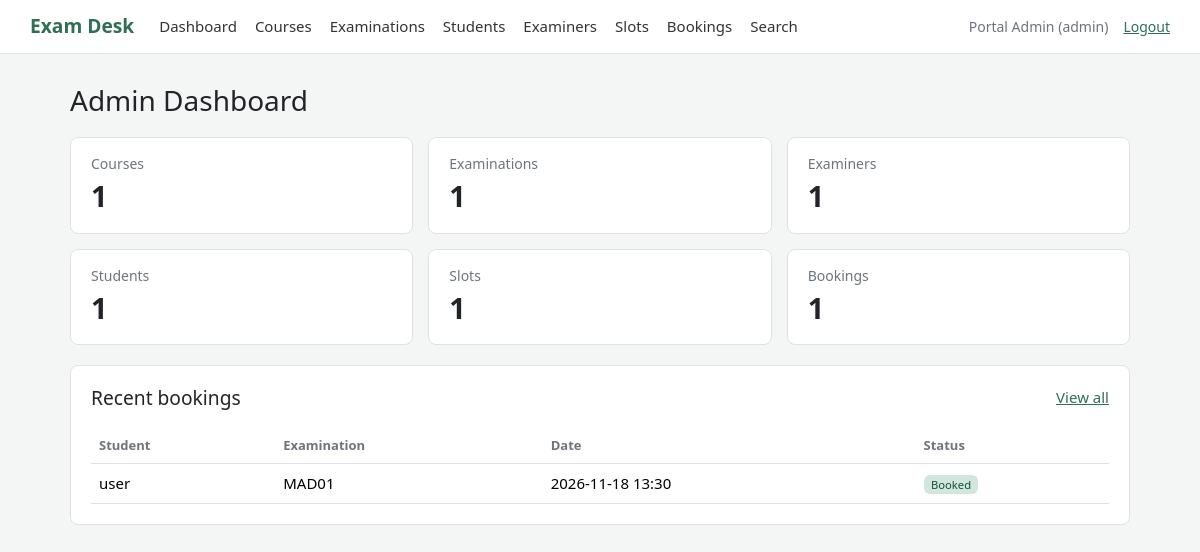
The app's page /dashboard (signed in) with its own data.
### tables this page shows
CREATE TABLE users (
            id INTEGER PRIMARY KEY AUTOINCREMENT,
            name TEXT NOT NULL,
            email TEXT NOT NULL UNIQUE,
            password_hash TEXT NOT NULL,
            role TEXT NOT NULL CHECK (role IN ('admin', 'examiner', 'student')),
            department TEXT DEFAULT '',
            phone TEXT DEFAULT '',
            status TEXT NOT NULL DEFAULT 'active'
        );

CREATE TABLE bookings (
            id INTEGER PRIMARY KEY AUTOINCREMENT,
            student_id INTEGER NOT NULL,
            slot_id INTEGER NOT NULL,
            booked_at TEXT NOT NULL DEFAULT CURRENT_TIMESTAMP,
            status TEXT NOT NULL DEFAULT 'Booked',
            FOREIGN KEY (student_id) REFERENCES users(id),
            FOREIGN KEY (slot_id) REFERENCES slots(id)
        );

CREATE TABLE examinations (
            id INTEGER PRIMARY KEY AUTOINCREMENT,
            course_id INTEGER NOT NULL,
            name TEXT NOT NULL,
            exam_type TEXT NOT NULL,
            duration_minutes INTEGER NOT NULL,
            max_marks INTEGER NOT NULL,
            slot_creation_start TEXT NOT NULL,
            slot_creation_end TEXT NOT NULL,
            booking_start TEXT NOT NULL,
            booking_end TEXT NOT NULL,
            status TEXT NOT NULL DEFAULT 'Draft',
            FOREIGN KEY (course_id) REFERENCES courses(id)
        );

CREATE TABLE slots (
            id INTEGER PRIMARY KEY AUTOINCREMENT,
            examination_id INTEGER NOT NULL,
            examiner_id INTEGER NOT NULL,
            exam_date TEXT NOT NULL,
            start_time TEXT NOT NULL,
            end_time TEXT NOT NULL,
            capacity INTEGER NOT NULL,
            status TEXT NOT NULL DEFAULT 'Available',
            FOREIGN KEY (examination_id) REFERENCES examinations(id),
            FOREIGN KEY (examiner_id) REFERENCES users(id)
        );

### app.py (the view, shortened to what this page needs)
@app.route("/dashboard")
@login_required("admin", "examiner", "student")
def dashboard():
    role = g.user["role"]
    connection = get_database()
    if role == "admin":
        totals = {
            "courses": connection.execute("SELECT COUNT(*) FROM courses").fetchone()[0],
            "exams": connection.execute("SELECT COUNT(*) FROM examinations").fetchone()[0],
            "examiners": connection.execute("SELECT COUNT(*) FROM users WHERE role = 'examiner'").fetchone()[0],
            "students": connection.execute("SELECT COUNT(*) FROM users WHERE role = 'student'").fetchone()[0],
            "slots": connection.execute("SELECT COUNT(*) FROM slots").fetchone()[0],
            "bookings": connection.execute("SELECT COUNT(*) FROM bookings").fetchone()[0],
        }
        pending_count = connection.execute(
            "SELECT COUNT(*) FROM users WHERE role = 'examiner' AND status = 'pending'"
        ).fetchone()[0]
        latest_bookings = connection.execute(
            """SELECT b.id, b.status, s.exam_date, s.start_time,
                      student.name AS student_name, e.name AS exam_name
               FROM bookings b JOIN slots s ON s.id = b.slot_id
               JOIN examinations e ON e.id = s.examination_id
               JOIN users student ON student.id = b.student_id
               ORDER BY b.id DESC LIMIT 6"""
        ).fetchall()
        return render_template("admin_dashboard.html", totals=totals,
                               pending_count=pending_count, bookings=latest_bookings)

### app.py (called while the page is built)
def open_database():
    connection = sqlite3.connect(DATABASE_FILE)
    connection.row_factory = sqlite3.Row
    connection.execute("PRAGMA foreign_keys = ON")
    return connection

def get_database():
    if "database" not in g:
        g.database = open_database()
    return g.database

@app.teardown_appcontext
def close_database(error=None):
    connection = g.pop("database", None)
    if connection is not None:
        connection.close()

def login_required(*allowed_roles):
    def decorator(view):
        @wraps(view)
        def wrapped_view(*args, **kwargs):
            if "user_id" not in session:
                flash("Please sign in to continue.", "info")
                return redirect(url_for("login"))
            user = get_database().execute(
                "SELECT * FROM users WHERE id = ?", (session["user_id"],)
            ).fetchone()
            if user is None or user["status"] != "active":
                session.clear()
                flash("This account is not active yet.", "warning")
                return redirect(url_for("login"))
            if allowed_roles and user["role"] not in allowed_roles:
                abort(403)
            g.user = user
            return view(*args, **kwargs)
        return wrapped_view
    return decorator

@app.context_processor
def add_user_to_templates():
    user = None
    if "user_id" in session:
        user = get_database().execute(
            "SELECT id, name, email, role FROM users WHERE id = ?", (session["user_id"],)
        ).fetchone()
    return {"current_user": user}

### templates/admin_dashboard.html (shortened to what this page needs)
{% extends "base.html" %}
{% block content %}
<h1>Admin Dashboard</h1>
<div class="stats">
    <div class="stat"><span>Courses</span><strong>{{ totals.courses }}</strong></div>
    <div class="stat"><span>Examinations</span><strong>{{ totals.exams }}</strong></div>
    <div class="stat"><span>Examiners</span><strong>{{ totals.examiners }}</strong></div>
    <div class="stat"><span>Students</span><strong>{{ totals.students }}</strong></div>
    <div class="stat"><span>Slots</span><strong>{{ totals.slots }}</strong></div>
    <div class="stat"><span>Bookings</span><strong>{{ totals.bookings }}</strong></div>
</div>
<div class="card-box">
    <div class="box-header">
        <h2>Recent bookings</h2>
        <a href="{{ url_for('admin_bookings') }}">View all</a>
    </div>
    {% if bookings %}
    <table class="table">
        <thead>
            <tr><th>Student</th><th>Examination</th><th>Date</th><th>Status</th></tr>
        </thead>
        <tbody>
            {% for booking in bookings %}
            <tr>
                <td>{{ booking.student_name }}</td>
                <td>{{ booking.exam_name }}</td>
                <td>{{ booking.exam_date }} {{ booking.start_time }}</td>
                <td><span class="badge status-{{ booking.status|lower }}">{{ booking.status }}</span></td>
            </tr>
            {% endfor %}
        </tbody>
    </table>
    {% else %}
    <p class="empty">No bookings yet.</p>
    {% endif %}
</div>
{% endblock %}

### templates/base.html (shortened to what this page needs)
<!doctype html>
<html lang="en">
<head>
    <link href="https://cdn.jsdelivr.net/npm/bootstrap@5.3.3/dist/css/bootstrap.min.css" rel="stylesheet">
    <link href="{{ url_for('static', filename='style.css') }}" rel="stylesheet">
</head>
<body>
    <header class="topbar">
        {% if current_user %}
        <a class="brand" href="{{ url_for('dashboard') }}">Exam Desk</a>
        <nav class="main-nav">
            <a href="{{ url_for('dashboard') }}">Dashboard</a>
            {% if current_user.role == 'admin' %}
                <a href="{{ url_for('admin_courses') }}">Courses</a>
                <a href="{{ url_for('admin_exams') }}">Examinations</a>
                <a href="{{ url_for('admin_students') }}">Students</a>
                <a href="{{ url_for('admin_examiners') }}">Examiners</a>
                <a href="{{ url_for('admin_slots') }}">Slots</a>
                <a href="{{ url_for('admin_bookings') }}">Bookings</a>
                <a href="{{ url_for('admin_search') }}">Search</a>
            {% elif current_user.role == 'examiner' %}
                <a href="{{ url_for('examiner_slots') }}">My slots</a>
            {% else %}
                <a href="{{ url_for('student_exams') }}">Exams</a>
                <a href="{{ url_for('student_history') }}">History</a>
                <a href="{{ url_for('student_profile') }}">Profile</a>
            {% endif %}
        </nav>
        <div class="account">
            <span class="account-name">{{ current_user.name }} ({{ current_user.role }})</span>
            <a href="{{ url_for('logout') }}">Logout</a>
        </div>
        {% else %}
        <a class="brand" href="{{ url_for('login') }}">Exam Desk</a>
        {% endif %}
    </header>
    <main class="page {% if not current_user %}page-narrow{% endif %}">
        {% block content %}{% endblock %}
    </main>
</body>
</html>

### static/style.css (style rules this page uses)
:root { --main: #2f6f55; --border: #dee2e6; --muted: #6c757d; }
body { background: #f4f6f5; font-size: 15px; }
a { color: var(--main); }
h1 { font-size: 1.75rem; margin-bottom: 20px; }
h2 { font-size: 1.2rem; margin-bottom: 15px; }
.topbar { display: flex; align-items: center; flex-wrap: wrap; gap: 10px 25px; padding: 12px 30px; background: #fff; border-bottom: 1px solid var(--border); }
.brand { font-size: 1.2rem; font-weight: bold; color: var(--main); text-decoration: none; }
.main-nav { display: flex; flex-wrap: wrap; gap: 18px; flex: 1; }
.main-nav a { color: #333; text-decoration: none; }
.account { display: flex; gap: 15px; font-size: 14px; }
.account-name { color: var(--muted); }
.page { max-width: 1100px; margin: 0 auto; padding: 30px 20px; }
.card-box { background: #fff; border: 1px solid var(--border); border-radius: 8px; padding: 20px; margin-bottom: 20px; }
.box-header { display: flex; justify-content: space-between; align-items: flex-start; gap: 15px; margin-bottom: 15px; }
.box-header h2 { margin-bottom: 4px; }
.stats { display: grid; grid-template-columns: repeat(3, 1fr); gap: 15px; margin-bottom: 20px; }
.stat { background: #fff; border: 1px solid var(--border); border-radius: 8px; padding: 15px 20px; }
.stat span { display: block; color: var(--muted); font-size: 14px; }
.stat strong { font-size: 1.8rem; }
.table { margin-bottom: 0; vertical-align: middle; }
.table th { font-size: 13px; color: var(--muted); font-weight: 600; }
.badge { font-weight: 500; }
.status-booked, .status-active, .status-available { background: #d1e7dd; color: #0f5132; }

### records on screen
users: name "Portal Admin", role "admin"
bookings: student_name "user", exam_name "MAD01", exam_date "2026-11-18", start_time "13:30", status "Booked"

### other values on screen
{{ totals.courses }} "1"
{{ totals.exams }} "1"
{{ totals.examiners }} "1"
{{ totals.students }} "1"
{{ totals.slots }} "1"
{{ totals.bookings }} "1"
